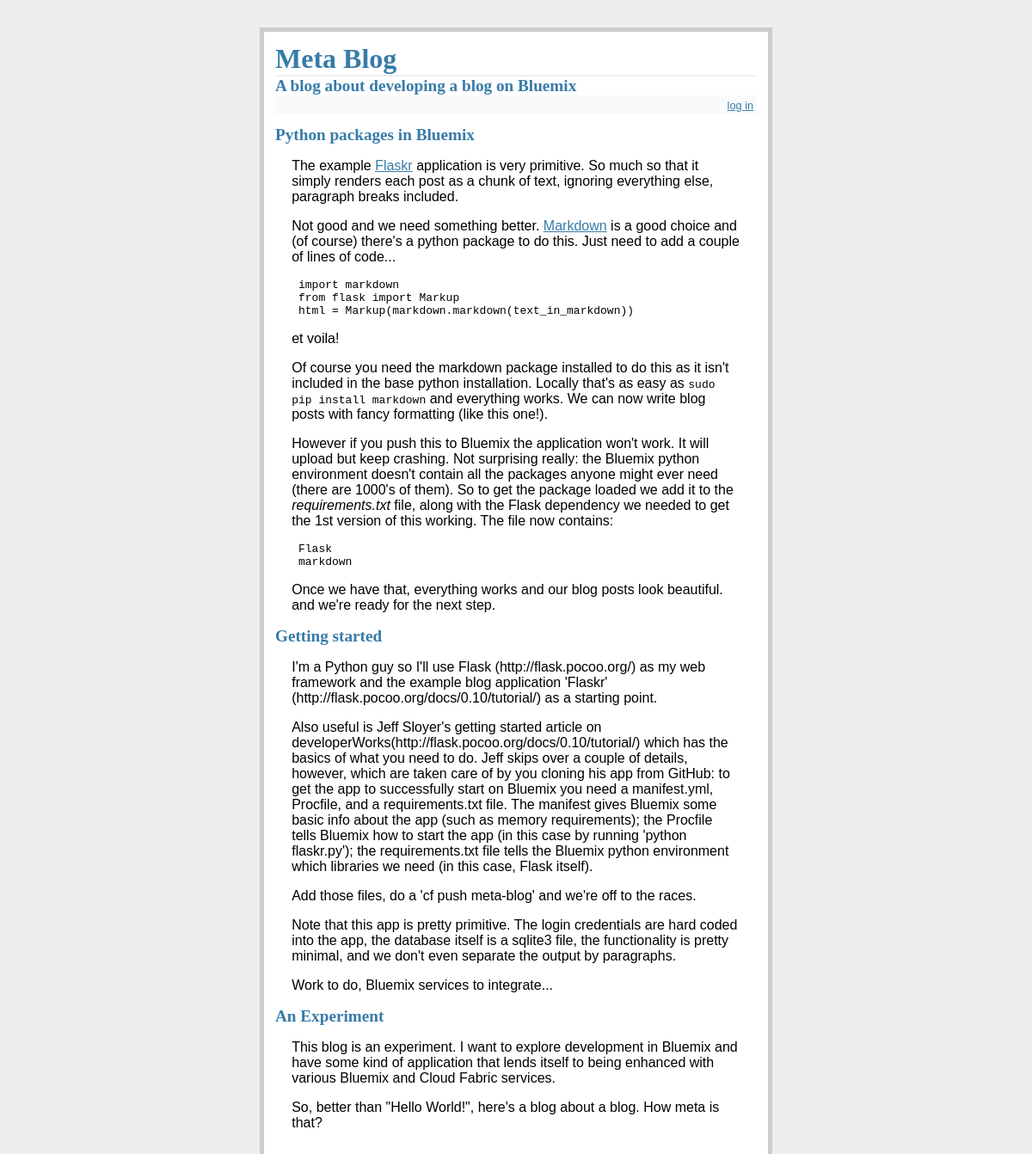
The page / on the database its author committed.
### tables this page shows
CREATE TABLE entries (
       id integer primary key autoincrement,
       title text not null,
       text text not null
);

### flaskr.py (the view)
@app.route('/')
def show_entries():
    db = get_db()
    cur = db.execute('select title, text from entries order by id desc')
    entries = [dict(title=row[0], text=Markup(markdown.markdown(row[1]))) for row in cur.fetchall()]
    return render_template('show_entries.html', entries = entries)

### flaskr.py (called while the page is built)
def connect_db():
    return sqlite3.connect(app.config['DATABASE'])

def get_db():
    if not hasattr(g, 'sqlite_db'):
        g.sqlite_db = connect_db()
    return g.sqlite_db

@app.before_request
def before_request():
    g.sqlite_db = connect_db()

@app.teardown_request
def teardown_request(exception):
    db = getattr(g, 'sqlite_db', None)
    if db is not None:
        db.close()

### templates/show_entries.html (shortened to what this page needs)
{% extends "layout.html" %}
{% block body %}
  <ul class=entries>
  {% for entry in entries %}
    <li><h2>{{ entry.title }}</h2>{{ entry.text|safe }}
  {% else %}
    <li><em>Sorry, no entries posted yet</em>
  {% endfor %}
  </ul>
{% endblock %}

### templates/layout.html (shortened to what this page needs)
<!doctype html>
<link rel="stylesheet" type="text/css" href="{{ url_for('static', filename='style.css') }}">
<div class="page">
  <h1>Meta Blog</h1>
  <h2>A blog about developing a blog on Bluemix</h2>
  <div class="metanav">
  {% if not session.logged_in %}
    <a href="{{ url_for('login') }}">log in</a>
  {% else %}
    <a href="{{ url_for('logout') }}">log out</a>
  {% endif %}
  </div>
  {% block body %}{% endblock %}
</div>

### static/style.css (style rules this page uses)
a, h1, h2 { color: #377ba8; }
h1, h2 { font-family: 'Georgia', serif; margin: 0; }
h1 { border-bottom: 2px solid #eee; }
h2 { font-size: 1.2em; }
.page { margin: 2em auto; width: 35em; border: 5px solid #ccc; padding: 0.8em; background: white; }
.entries { list-style: none; margin: 0; padding: 0; }
.entries li { margin: 0.8em 1.2em; }
.entries li h2 { margin-left: -1em; }
.metanav { text-align: right; font-size: 0.8em; padding: 0.3em; margin-bottom: 1em; background: #fafafa; }

### rows shown on the page
entries: title "Python packages in Bluemix", text "The example Flaskr application is very primitive. So much so that it simply renders each post as a chunk of text, ignoring everything else, paragraph breaks included. Not good and we need something better. Markdown is a good choice and (of course) there's a python package to do this. Just need to add a couple of lines of code... import markdown from flask import Markup html = Markup(markdown.markdown(text_in_markdown)) et voila! Of course you need the markdown package installed to do this as it isn't included in the base python installation. Locally that's as easy as sudo pip install markdown and everything works. We can now write blog posts with fancy formatting (like this one!). However…"
entries: title "Getting started", text "I'm a Python guy so I'll use Flask (http://flask.pocoo.org/) as my web framework and the example blog application 'Flaskr' (http://flask.pocoo.org/docs/0.10/tutorial/) as a starting point. Also useful is Jeff Sloyer's getting started article on developerWorks(http://flask.pocoo.org/docs/0.10/tutorial/) which has the basics of what you need to do. Jeff skips over a couple of details, however, which are taken care of by you cloning his app from GitHub: to get the app to successfully start on Bluemix you need a manifest.yml, Procfile, and a requirements.txt file. The manifest gives Bluemix some basic info about the app (such as memory requirements); the Procfile tells Bluemix how to start the…"
entries: title "An Experiment", text "This blog is an experiment. I want to explore development in Bluemix and have some kind of application that lends itself to being enhanced with various Bluemix and Cloud Fabric services. So, better than \"Hello World!\", here's a blog about a blog. How meta is that?"
